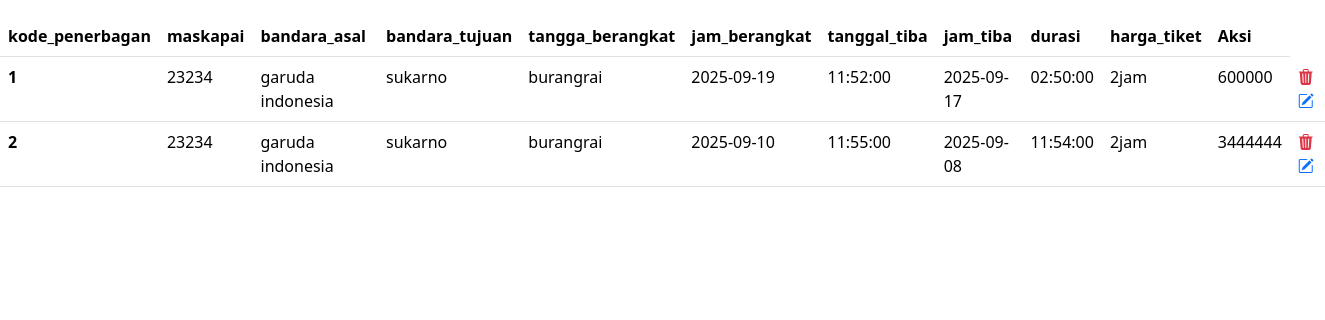
Page /admin/data.php on the committed database.
### tables this page shows
CREATE TABLE `penerbagan` (
  `id` int NOT NULL,
  `kode_penerbagan` int NOT NULL,
  `maskapai` varchar(100) NOT NULL,
  `bandara_asal` varchar(50) NOT NULL,
  `bandara_tujuan` varchar(50) NOT NULL,
  `tanggal_berangkat` date NOT NULL,
  `jam_berangkat` time NOT NULL,
  `tanggal_tiba` date NOT NULL,
  `jam_tiba` time NOT NULL,
  `durasi` varchar(50) NOT NULL,
  `harga_tiket` varchar(100) NOT NULL
);

### admin/data.php (the view)
<?php include "boot.php"; ?>
<table class="table">
  <table class="table">
    <thead>
      <tr>
        <th scope="col">kode_penerbagan</th>
        <th scope="col">maskapai</th>
        <th scope="col">bandara_asal</th>
        <th scope="col">bandara_tujuan</th>
        <th scope="col">tangga_berangkat</th>
        <th scope="col">jam_berangkat</th>
        <th scope="col">tanggal_tiba</th>
        <th scope="col">jam_tiba</th>
        <th scope="col">durasi</th>
        <th scope="col">harga_tiket</th>
        <th>Aksi</th>
      </tr>
    </thead>
    <tbody>
      <?php include "../koneksi.php";
      $tampil = $konek->query("select*from penerbagan");
      foreach ($tampil as $data) {
        @$no++;
      ?>
        <tr>
          <th scope="row"><?= $no; ?></th>
          <td><?= $data['kode_penerbagan'] ?></td>
          <td><?= $data['maskapai'] ?></td>
          <td><?= $data['bandara_asal'] ?></td>
          <td><?= $data['bandara_tujuan'] ?></td>
          <td><?= $data['tanggal_berangkat'] ?></td>
          <td><?= $data['jam_berangkat'] ?></td>
          <td><?= $data['tanggal_tiba'] ?></td>
          <td><?= $data['jam_tiba'] ?></td>
          <td><?= $data['durasi'] ?></td>
          <td><?= $data['harga_tiket'] ?></td>
          <td>
            <a href="delete.php?id=<?= $data['id']; ?>" onclick="return confirm('apakah anda yakin?');">
              <i class="bi bi-trash3-fill text-danger"></i></button></a>
            <a href="update.php?id=<?= $data['id']; ?>" onclick="return confirm;">
              <i class="bi bi-pencil-square"></i></button></a>
          </td>
        </tr>
      <?php } ?>
    </tbody>
  </table>

### admin/boot.php (shortened to what this page needs)
<!doctype html>
<html lang="en">
  <head>
    <link href="https://cdn.jsdelivr.net/npm/bootstrap@5.3.7/dist/css/bootstrap.min.css" rel="stylesheet">
  </head>
  <body>
    <link rel="stylesheet" href="https://cdn.jsdelivr.net/npm/bootstrap-icons@1.13.1/font/bootstrap-icons.min.css">
    <link rel="stylesheet" href="https://cdn.jsdelivr.net/npm/bootstrap-icons@1.13.1/font/bootstrap-icons.min.css">
    <link rel="stylesheet" href="https://cdn.jsdelivr.net/npm/bootstrap-icons@1.13.1/font/bootstrap-icons.min.css">
    <link rel="stylesheet" href="https://cdn.jsdelivr.net/npm/bootstrap-icons@1.13.1/font/bootstrap-icons.min.css">
    <link rel="stylesheet" href="https://cdn.jsdelivr.net/npm/bootstrap-icons@1.13.1/font/bootstrap-icons.min.css">
  </body>
</html>

### rows in the picture
penerbagan: kode_penerbagan "23234", maskapai "garuda indonesia", bandara_asal "sukarno", bandara_tujuan "burangrai", tanggal_berangkat "2025-09-19", jam_berangkat "11:52:00", tanggal_tiba "2025-09-17", jam_tiba "02:50:00", durasi "2jam", harga_tiket "600000"
penerbagan: kode_penerbagan "23234", maskapai "garuda indonesia", bandara_asal "sukarno", bandara_tujuan "burangrai", tanggal_berangkat "2025-09-10", jam_berangkat "11:55:00", tanggal_tiba "2025-09-08", jam_tiba "11:54:00", durasi "2jam", harga_tiket "3444444"
